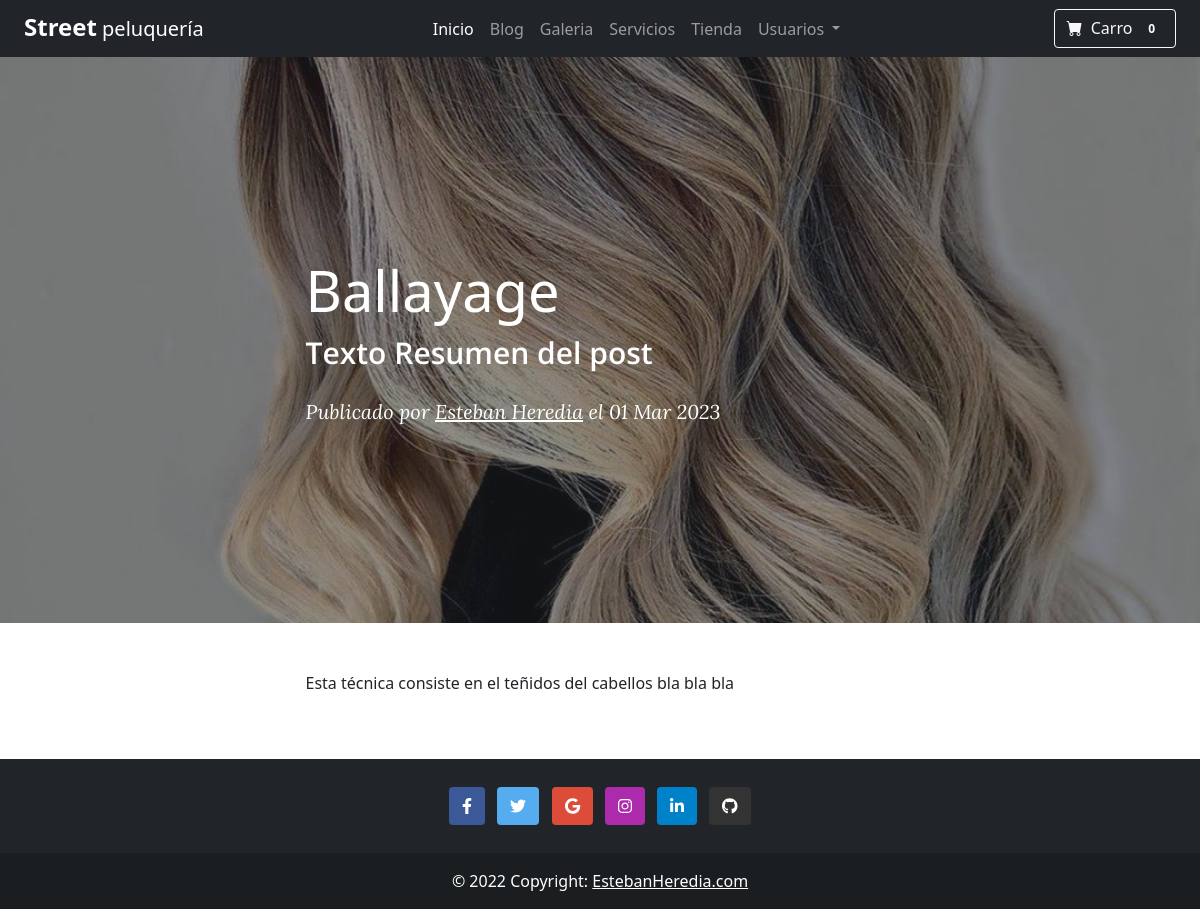
Screenshot of /post/3/ with the database file from the repository.
### blog/models.py (models this page shows, shortened)
class Post(models.Model):
    ESTADO = [
        ('publicado', 'Publicado'),
        ('borrador', 'Borrador'),
        ('eliminado', "Eliminado")
    ]
    titulo = models.CharField(max_length=100)
    resumen = models.CharField(max_length=255)
    cuerpo = models.TextField()
    creado_en = models.DateTimeField()
    publicado_en = models.DateTimeField()
    estado = models.CharField(max_length=255, choices=ESTADO)
    slug = models.SlugField()
    autor = models.ForeignKey(Autor, on_delete=models.CASCADE)
    categoria = models.ForeignKey(Categoria, on_delete=models.SET_NULL, null=True)
    imagen = models.ImageField(upload_to='blog/images')
    etiquetas = models.ManyToManyField(Tag)

class Autor(models.Model):
    autor = models.ForeignKey(User, on_delete=models.CASCADE)
    biografia = models.TextField()
    direccion_web = models.URLField()
    def __str__(self):
        return self.autor.first_name + " " + self.autor.last_name

### blog/views.py (the view)
# urls.py: path('post/<int:pk>/', views.post_detalle, name='post_detalle'),
def post_detalle(request, pk):
    post = get_object_or_404(Post, pk=pk)
    return render(request, 'blog/post.html', {'post': post})

### templates/blog/post.html (shortened to what this page needs)
{% extends "layout.html" %} {% load i18n %} {% block blog %}
<!DOCTYPE html>
<html lang="en">
<head>
    <link rel="stylesheet" type="text/css" href="/static/css/post.css">
</head>
<body>
    <header class="masthead" style="background-image: url({{post.imagen.url}})">
        <div class="container position-relative px-4 px-lg-5">
            <div class="row gx-4 gx-lg-5 justify-content-center">
                <div class="col-md-10 col-lg-8 col-xl-7">
                    <div class="post-heading">
                        <h1>{{post.titulo}}</h1>
                        <h2 class="subheading">{{post.resumen}}</h2>
                        <span class="meta">
                            Publicado por
                            <a href="#!">{{post.autor}}</a>
                            el {{post.publicado_en|date:"d M Y"}}
                        </span>
                    </div>
                </div>
            </div>
        </div>
    </header>
    <article class="mb-4">
        <div class="container px-4 px-lg-5">
            <div class="row gx-4 gx-lg-5 justify-content-center">
                <div class="col-md-10 col-lg-8 col-xl-7">
                    <p>{{post.cuerpo}}</p>
                 </div>
            </div>
        </div>
    </article>
</body>
</html>
{% endblock blog %}

### static_dev/css/post.css (style rules this page uses)
header.masthead { position: relative; margin-bottom: 3rem; padding-top: calc(8rem + 57px); padding-bottom: 8rem; background: no-repeat center center; background-color: #6c757d; background-size: cover; background-attachment: scroll; }
header.masthead:before { content: ""; position: absolute; top: 0; left: 0; right: 0; bottom: 0; background-color: #212529; opacity: 0.5; }
header.masthead .page-heading, header.masthead .post-heading, header.masthead .site-heading { color: #fff; }
header.masthead .post-heading h1, header.masthead .post-heading .h1 { font-size: 2.25rem; }
header.masthead .post-heading .meta, header.masthead .post-heading .subheading { line-height: 1.1; display: block; }
header.masthead .post-heading .subheading { font-size: 1.5rem; font-weight: 600; margin: 0.75rem 0 2rem; font-family: "Open Sans", -apple-system, BlinkMacSystemFont, "Segoe UI", Roboto, "Helvetica Neue", Arial, sans-serif, "Apple Color Emoji", "Segoe UI Emoji", "Segoe UI Symbol", "Noto Color Emoji"; }
header.masthead .post-heading .meta { font-size: 1.25rem; font-weight: 300; font-style: italic; font-family: "Lora", -apple-system, BlinkMacSystemFont, "Segoe UI", Roboto, "Helvetica Neue", Arial, sans-serif, "Apple Color Emoji", "Segoe UI Emoji", "Segoe UI Symbol", "Noto Color Emoji"; }
header.masthead .post-heading .meta a { color: #fff; }
@media (min-width: 992px) { header.masthead { padding-top: 12.5rem; padding-bottom: 12.5rem; } }
@media (min-width: 992px) { header.masthead .post-heading h1, header.masthead .post-heading .h1 { font-size: 3.5rem; } }
@media (min-width: 992px) { header.masthead .post-heading .subheading { font-size: 1.875rem; } }

### rows the page displays
Post: imagen (picture), titulo "Ballayage", resumen "Texto Resumen del post", autor "Esteban Heredia", publicado_en "01 Mar 2023", cuerpo "Esta técnica consiste en el teñidos del cabellos bla bla bla"
